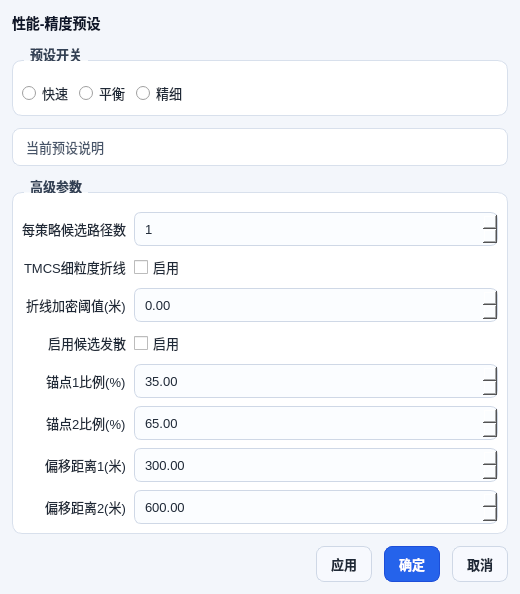
<?xml version="1.0" encoding="UTF-8"?>
<ui version="4.0">
 <class>SettingsDialog</class>
 <widget class="QDialog" name="SettingsDialog">
  <property name="geometry">
   <rect>
    <x>0</x>
    <y>0</y>
    <width>520</width>
    <height>460</height>
   </rect>
  </property>
  <property name="windowTitle">
   <string>设置</string>
  </property>
  <property name="styleSheet">
   <string notr="true">QDialog {
    background: #f3f6fb;
}
QWidget {
    color: #1f2937;
    font-family: &quot;Microsoft YaHei UI&quot;;
    font-size: 13px;
}
QGroupBox {
    background: #ffffff;
    border: 1px solid #d8e0ec;
    border-radius: 10px;
    margin-top: 14px;
    padding-top: 10px;
    font-weight: 600;
}
QGroupBox::title {
    subcontrol-origin: margin;
    left: 12px;
    padding: 0 4px;
    color: #334155;
}
QLineEdit, QComboBox, QDateTimeEdit, QDoubleSpinBox, QSpinBox {
    background: #fbfdff;
    border: 1px solid #cfd8e6;
    border-radius: 7px;
    padding: 5px 8px;
    min-height: 22px;
}
QLineEdit:focus, QComboBox:focus, QDateTimeEdit:focus, QDoubleSpinBox:focus, QSpinBox:focus {
    border: 1px solid #2f7cf6;
}
QPushButton {
    background: #f7f9fe;
    border: 1px solid #cfd8e6;
    border-radius: 8px;
    padding: 7px 14px;
    font-weight: 600;
}
QPushButton:hover {
    background: #eef4ff;
}
QPushButton#pushButtonOkSettings {
    background: #2563eb;
    border: 1px solid #1d4ed8;
    color: #ffffff;
}
QPushButton#pushButtonOkSettings:hover {
    background: #1d4ed8;
}
QLabel#labelPresetTitle {
    font-size: 14px;
    font-weight: 700;
    color: #0f172a;
}
QLabel#labelPresetHint {
    background: #ffffff;
    border: 1px solid #d8e0ec;
    border-radius: 8px;
    padding: 8px 10px;
    color: #475569;
}</string>
  </property>
  <layout class="QVBoxLayout" name="verticalLayoutRoot">
   <property name="spacing">
    <number>12</number>
   </property>
   <property name="leftMargin">
    <number>12</number>
   </property>
   <property name="topMargin">
    <number>12</number>
   </property>
   <property name="rightMargin">
    <number>12</number>
   </property>
   <property name="bottomMargin">
    <number>12</number>
   </property>
   <item>
    <widget class="QLabel" name="labelPresetTitle">
     <property name="font">
      <font>
       <pointsize>11</pointsize>
       <bold>true</bold>
      </font>
     </property>
     <property name="text">
      <string>性能-精度预设</string>
     </property>
    </widget>
   </item>
   <item>
    <widget class="QGroupBox" name="groupBoxPreset">
     <property name="title">
      <string>预设开关</string>
     </property>
     <layout class="QHBoxLayout" name="horizontalLayoutPreset">
      <item>
       <widget class="QRadioButton" name="radioButtonPresetFast">
        <property name="text">
         <string>快速</string>
        </property>
       </widget>
      </item>
      <item>
       <widget class="QRadioButton" name="radioButtonPresetBalanced">
        <property name="text">
         <string>平衡</string>
        </property>
       </widget>
      </item>
      <item>
       <widget class="QRadioButton" name="radioButtonPresetFine">
        <property name="text">
         <string>精细</string>
        </property>
       </widget>
      </item>
      <item>
       <spacer name="horizontalSpacerPreset">
        <property name="orientation">
         <enum>Qt::Horizontal</enum>
        </property>
        <property name="sizeHint" stdset="0">
         <size>
          <width>40</width>
          <height>20</height>
         </size>
        </property>
       </spacer>
      </item>
     </layout>
    </widget>
   </item>
   <item>
    <widget class="QLabel" name="labelPresetHint">
     <property name="wordWrap">
      <bool>true</bool>
     </property>
     <property name="text">
      <string>当前预设说明</string>
     </property>
    </widget>
   </item>
   <item>
    <widget class="QGroupBox" name="groupBoxAdvanced">
     <property name="title">
      <string>高级参数</string>
     </property>
     <layout class="QFormLayout" name="formLayoutAdvanced">
      <property name="labelAlignment">
       <set>Qt::AlignRight|Qt::AlignTrailing|Qt::AlignVCenter</set>
      </property>
      <property name="horizontalSpacing">
       <number>8</number>
      </property>
      <property name="verticalSpacing">
       <number>8</number>
      </property>
      <item row="0" column="0">
       <widget class="QLabel" name="labelMaxPathsPerStrategy">
        <property name="text">
         <string>每策略候选路径数</string>
        </property>
       </widget>
      </item>
      <item row="0" column="1">
       <widget class="QSpinBox" name="spinBoxMaxPathsPerStrategy">
        <property name="minimum">
         <number>1</number>
        </property>
        <property name="maximum">
         <number>3</number>
        </property>
       </widget>
      </item>
      <item row="1" column="0">
       <widget class="QLabel" name="labelUseTmcs">
        <property name="text">
         <string>TMCS细粒度折线</string>
        </property>
       </widget>
      </item>
      <item row="1" column="1">
       <widget class="QCheckBox" name="checkBoxUseTmcs">
        <property name="text">
         <string>启用</string>
        </property>
       </widget>
      </item>
      <item row="2" column="0">
       <widget class="QLabel" name="labelDensifyThreshold">
        <property name="text">
         <string>折线加密阈值(米)</string>
        </property>
       </widget>
      </item>
      <item row="2" column="1">
       <widget class="QDoubleSpinBox" name="doubleSpinBoxDensifyMaxSegmentM">
        <property name="minimum">
         <double>0.000000000000000</double>
        </property>
        <property name="maximum">
         <double>500.000000000000000</double>
        </property>
        <property name="singleStep">
         <double>10.000000000000000</double>
        </property>
       </widget>
      </item>
      <item row="3" column="0">
       <widget class="QLabel" name="labelEnableDivergence">
        <property name="text">
         <string>启用候选发散</string>
        </property>
       </widget>
      </item>
      <item row="3" column="1">
       <widget class="QCheckBox" name="checkBoxEnableDivergence">
        <property name="text">
         <string>启用</string>
        </property>
       </widget>
      </item>
      <item row="4" column="0">
       <widget class="QLabel" name="labelAnchorRatio1">
        <property name="text">
         <string>锚点1比例(%)</string>
        </property>
       </widget>
      </item>
      <item row="4" column="1">
       <widget class="QDoubleSpinBox" name="doubleSpinBoxAnchorRatio1Pct">
        <property name="minimum">
         <double>5.000000000000000</double>
        </property>
        <property name="maximum">
         <double>95.000000000000000</double>
        </property>
        <property name="singleStep">
         <double>1.000000000000000</double>
        </property>
        <property name="value">
         <double>35.000000000000000</double>
        </property>
       </widget>
      </item>
      <item row="5" column="0">
       <widget class="QLabel" name="labelAnchorRatio2">
        <property name="text">
         <string>锚点2比例(%)</string>
        </property>
       </widget>
      </item>
      <item row="5" column="1">
       <widget class="QDoubleSpinBox" name="doubleSpinBoxAnchorRatio2Pct">
        <property name="minimum">
         <double>5.000000000000000</double>
        </property>
        <property name="maximum">
         <double>95.000000000000000</double>
        </property>
        <property name="singleStep">
         <double>1.000000000000000</double>
        </property>
        <property name="value">
         <double>65.000000000000000</double>
        </property>
       </widget>
      </item>
      <item row="6" column="0">
       <widget class="QLabel" name="labelOffsetDistance1">
        <property name="text">
         <string>偏移距离1(米)</string>
        </property>
       </widget>
      </item>
      <item row="6" column="1">
       <widget class="QDoubleSpinBox" name="doubleSpinBoxOffsetDistance1M">
        <property name="minimum">
         <double>50.000000000000000</double>
        </property>
        <property name="maximum">
         <double>3000.000000000000000</double>
        </property>
        <property name="singleStep">
         <double>50.000000000000000</double>
        </property>
        <property name="value">
         <double>300.000000000000000</double>
        </property>
       </widget>
      </item>
      <item row="7" column="0">
       <widget class="QLabel" name="labelOffsetDistance2">
        <property name="text">
         <string>偏移距离2(米)</string>
        </property>
       </widget>
      </item>
      <item row="7" column="1">
       <widget class="QDoubleSpinBox" name="doubleSpinBoxOffsetDistance2M">
        <property name="minimum">
         <double>50.000000000000000</double>
        </property>
        <property name="maximum">
         <double>3000.000000000000000</double>
        </property>
        <property name="singleStep">
         <double>50.000000000000000</double>
        </property>
        <property name="value">
         <double>600.000000000000000</double>
        </property>
       </widget>
      </item>
     </layout>
    </widget>
   </item>
   <item>
    <layout class="QHBoxLayout" name="horizontalLayoutButtons">
     <item>
      <spacer name="horizontalSpacerButtons">
       <property name="orientation">
        <enum>Qt::Horizontal</enum>
       </property>
       <property name="sizeHint" stdset="0">
        <size>
         <width>40</width>
         <height>20</height>
        </size>
       </property>
      </spacer>
     </item>
     <item>
      <widget class="QPushButton" name="pushButtonApplySettings">
       <property name="text">
        <string>应用</string>
       </property>
      </widget>
     </item>
     <item>
      <widget class="QPushButton" name="pushButtonOkSettings">
       <property name="text">
        <string>确定</string>
       </property>
      </widget>
     </item>
     <item>
      <widget class="QPushButton" name="pushButtonCancelSettings">
       <property name="text">
        <string>取消</string>
       </property>
      </widget>
     </item>
    </layout>
   </item>
  </layout>
 </widget>
 <resources/>
 <connections/>
</ui>
